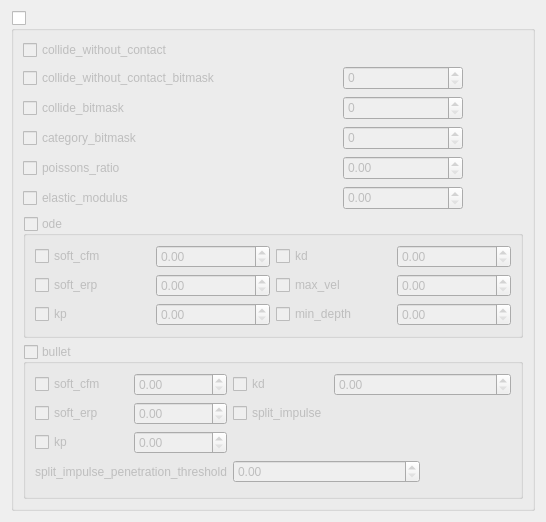
           <widget class="QWidget" name="contact_tab">
            <attribute name="title">
             <string>contact</string>
            </attribute>
            <layout class="QGridLayout" name="gridLayout_6">
             <item row="0" column="0">
              <widget class="QGroupBox" name="surface_contact_groupbox">
               <property name="title">
                <string/>
               </property>
               <property name="checkable">
                <bool>true</bool>
               </property>
               <property name="checked">
                <bool>false</bool>
               </property>
               <layout class="QGridLayout" name="gridLayout_16">
                <item row="0" column="0">
                 <widget class="QCheckBox" name="contact_collide_without_contact_cb">
                  <property name="maximumSize">
                   <size>
                    <width>220</width>
                    <height>16777215</height>
                   </size>
                  </property>
                  <property name="toolTip">
                   <string>Flag to disable contact force generation, while still allowing collision checks and contact visualization to occur</string>
                  </property>
                  <property name="text">
                   <string>collide_without_contact</string>
                  </property>
                 </widget>
                </item>
                <item row="1" column="0">
                 <widget class="QCheckBox" name="contact_collide_without_contact_bitmask_cb">
                  <property name="maximumSize">
                   <size>
                    <width>220</width>
                    <height>16777215</height>
                   </size>
                  </property>
                  <property name="text">
                   <string>collide_without_contact_bitmask</string>
                  </property>
                 </widget>
                </item>
                <item row="1" column="1">
                 <widget class="QSpinBox" name="contact_collide_without_contact_bitmask_sp">
                  <property name="enabled">
                   <bool>false</bool>
                  </property>
                  <property name="minimumSize">
                   <size>
                    <width>50</width>
                    <height>24</height>
                   </size>
                  </property>
                  <property name="maximumSize">
                   <size>
                    <width>120</width>
                    <height>16777215</height>
                   </size>
                  </property>
                  <property name="toolTip">
                   <string>Bitmask for collision filtering when collide_without_contact is on</string>
                  </property>
                 </widget>
                </item>
                <item row="2" column="0">
                 <widget class="QCheckBox" name="contact_collide_bitmask_cb">
                  <property name="maximumSize">
                   <size>
                    <width>120</width>
                    <height>16777215</height>
                   </size>
                  </property>
                  <property name="text">
                   <string>collide_bitmask</string>
                  </property>
                 </widget>
                </item>
                <item row="2" column="1">
                 <widget class="QSpinBox" name="contact_collide_bitmask_sp">
                  <property name="enabled">
                   <bool>false</bool>
                  </property>
                  <property name="minimumSize">
                   <size>
                    <width>50</width>
                    <height>24</height>
                   </size>
                  </property>
                  <property name="maximumSize">
                   <size>
                    <width>120</width>
                    <height>16777215</height>
                   </size>
                  </property>
                  <property name="toolTip">
                   <string>Bitmask for collision filtering. This will override collide_without_contact. Parsed as 16-bit unsigned integer</string>
                  </property>
                  <property name="maximum">
                   <number>65535</number>
                  </property>
                 </widget>
                </item>
                <item row="3" column="0">
                 <widget class="QCheckBox" name="contact_category_bitmask_cb">
                  <property name="minimumSize">
                   <size>
                    <width>0</width>
                    <height>24</height>
                   </size>
                  </property>
                  <property name="maximumSize">
                   <size>
                    <width>150</width>
                    <height>16777215</height>
                   </size>
                  </property>
                  <property name="text">
                   <string>category_bitmask</string>
                  </property>
                 </widget>
                </item>
                <item row="3" column="1">
                 <widget class="QSpinBox" name="contact_category_bitmask_sp">
                  <property name="enabled">
                   <bool>false</bool>
                  </property>
                  <property name="minimumSize">
                   <size>
                    <width>50</width>
                    <height>24</height>
                   </size>
                  </property>
                  <property name="maximumSize">
                   <size>
                    <width>120</width>
                    <height>16777215</height>
                   </size>
                  </property>
                  <property name="toolTip">
                   <string>Bitmask for category of collision filtering. 
Collision happens if ((category1 &amp; collision2) | (category2 &amp; collision1)) is not zero. 
If not specified, the category_bitmask should be interpreted as being the same as collide_bitmask. 
Parsed as 16-bit unsigned integer</string>
                  </property>
                  <property name="maximum">
                   <number>65535</number>
                  </property>
                 </widget>
                </item>
                <item row="4" column="0">
                 <widget class="QCheckBox" name="contact_poissons_ratio_cb">
                  <property name="maximumSize">
                   <size>
                    <width>120</width>
                    <height>16777215</height>
                   </size>
                  </property>
                  <property name="text">
                   <string>poissons_ratio</string>
                  </property>
                 </widget>
                </item>
                <item row="4" column="1">
                 <widget class="QDoubleSpinBox" name="contact_poissons_ratio_sp">
                  <property name="enabled">
                   <bool>false</bool>
                  </property>
                  <property name="minimumSize">
                   <size>
                    <width>50</width>
                    <height>24</height>
                   </size>
                  </property>
                  <property name="maximumSize">
                   <size>
                    <width>120</width>
                    <height>16777215</height>
                   </size>
                  </property>
                  <property name="toolTip">
                   <string>Poisson's ratio is the unitless ratio between transverse and axial strain.
 This value must lie between (-1, 0.5).  Defaults to 0.3 for typical steel.
  Note typical silicone elastomers have Poisson's ratio near 0.49 ~ 0.50</string>
                  </property>
                 </widget>
                </item>
                <item row="5" column="0">
                 <widget class="QCheckBox" name="contact_elastic_modulus_cb">
                  <property name="maximumSize">
                   <size>
                    <width>120</width>
                    <height>16777215</height>
                   </size>
                  </property>
                  <property name="text">
                   <string>elastic_modulus</string>
                  </property>
                 </widget>
                </item>
                <item row="5" column="1">
                 <widget class="QDoubleSpinBox" name="contact_elastic_modulus_sp">
                  <property name="enabled">
                   <bool>false</bool>
                  </property>
                  <property name="minimumSize">
                   <size>
                    <width>50</width>
                    <height>24</height>
                   </size>
                  </property>
                  <property name="maximumSize">
                   <size>
                    <width>120</width>
                    <height>16777215</height>
                   </size>
                  </property>
                  <property name="toolTip">
                   <string> Young's Modulus in SI derived unit Pascal.
 Defaults to -1.  If value is less or equal to zero,
 contact using elastic modulus (with Poisson's Ratio) is disabled.</string>
                  </property>
                 </widget>
                </item>
                <item row="6" column="0" colspan="2">
                 <widget class="QGroupBox" name="contact_ode_groupbox">
                  <property name="title">
                   <string>ode</string>
                  </property>
                  <property name="checkable">
                   <bool>true</bool>
                  </property>
                  <property name="checked">
                   <bool>false</bool>
                  </property>
                  <layout class="QGridLayout" name="gridLayout_10">
                   <item row="0" column="0">
                    <widget class="QCheckBox" name="contact_ode_soft_cfm_cb">
                     <property name="text">
                      <string>soft_cfm</string>
                     </property>
                    </widget>
                   </item>
                   <item row="0" column="1">
                    <widget class="QDoubleSpinBox" name="contact_ode_soft_cfm_sp">
                     <property name="enabled">
                      <bool>false</bool>
                     </property>
                     <property name="toolTip">
                      <string>Soft constraint force mixing</string>
                     </property>
                    </widget>
                   </item>
                   <item row="0" column="2">
                    <widget class="QCheckBox" name="contact_ode_kd_cb">
                     <property name="text">
                      <string>kd</string>
                     </property>
                    </widget>
                   </item>
                   <item row="0" column="3">
                    <widget class="QDoubleSpinBox" name="contact_ode_kd_sp">
                     <property name="enabled">
                      <bool>false</bool>
                     </property>
                     <property name="toolTip">
                      <string>dynamically &quot;damping&quot;-equivalent coefficient for contact joints</string>
                     </property>
                    </widget>
                   </item>
                   <item row="1" column="0">
                    <widget class="QCheckBox" name="contact_ode_soft_erp_cb">
                     <property name="text">
                      <string>soft_erp</string>
                     </property>
                    </widget>
                   </item>
                   <item row="1" column="1">
                    <widget class="QDoubleSpinBox" name="contact_ode_soft_erp_sp">
                     <property name="enabled">
                      <bool>false</bool>
                     </property>
                     <property name="toolTip">
                      <string>Soft error reduction parameter</string>
                     </property>
                    </widget>
                   </item>
                   <item row="1" column="2">
                    <widget class="QCheckBox" name="contact_ode_max_vel_cb">
                     <property name="text">
                      <string>max_vel</string>
                     </property>
                    </widget>
                   </item>
                   <item row="1" column="3">
                    <widget class="QDoubleSpinBox" name="contact_ode_max_vel_sp">
                     <property name="enabled">
                      <bool>false</bool>
                     </property>
                     <property name="toolTip">
                      <string>maximum contact correction velocity truncation term.</string>
                     </property>
                    </widget>
                   </item>
                   <item row="2" column="0">
                    <widget class="QCheckBox" name="contact_ode_kp_cb">
                     <property name="text">
                      <string>kp</string>
                     </property>
                    </widget>
                   </item>
                   <item row="2" column="1">
                    <widget class="QDoubleSpinBox" name="contact_ode_kp_sp">
                     <property name="enabled">
                      <bool>false</bool>
                     </property>
                     <property name="toolTip">
                      <string>dynamically &quot;stiffness&quot;-equivalent coefficient for contact joints</string>
                     </property>
                     <property name="maximum">
                      <double>2000000000000.000000000000000</double>
                     </property>
                    </widget>
                   </item>
                   <item row="2" column="2">
                    <widget class="QCheckBox" name="contact_ode_min_depth_cb">
                     <property name="text">
                      <string>min_depth</string>
                     </property>
                    </widget>
                   </item>
                   <item row="2" column="3">
                    <widget class="QDoubleSpinBox" name="contact_ode_min_depth_sp">
                     <property name="enabled">
                      <bool>false</bool>
                     </property>
                     <property name="toolTip">
                      <string>minimum allowable depth before contact correction impulse is applied</string>
                     </property>
                    </widget>
                   </item>
                  </layout>
                 </widget>
                </item>
                <item row="7" column="0" colspan="2">
                 <widget class="QGroupBox" name="contact_bullet_groupbox">
                  <property name="minimumSize">
                   <size>
                    <width>500</width>
                    <height>155</height>
                   </size>
                  </property>
                  <property name="title">
                   <string>bullet</string>
                  </property>
                  <property name="checkable">
                   <bool>true</bool>
                  </property>
                  <property name="checked">
                   <bool>false</bool>
                  </property>
                  <layout class="QGridLayout" name="gridLayout_14">
                   <item row="0" column="0">
                    <widget class="QCheckBox" name="contact_bullet_soft_cfm_cb">
                     <property name="text">
                      <string>soft_cfm</string>
                     </property>
                    </widget>
                   </item>
                   <item row="0" column="1">
                    <widget class="QDoubleSpinBox" name="contact_bullet_soft_cfm_sp">
                     <property name="enabled">
                      <bool>false</bool>
                     </property>
                     <property name="toolTip">
                      <string>Soft constraint force mixing</string>
                     </property>
                    </widget>
                   </item>
                   <item row="1" column="0">
                    <widget class="QCheckBox" name="contact_bullet_soft_erp_cb">
                     <property name="text">
                      <string>soft_erp</string>
                     </property>
                    </widget>
                   </item>
                   <item row="1" column="1">
                    <widget class="QDoubleSpinBox" name="contact_bullet_soft_erp_sp">
                     <property name="enabled">
                      <bool>false</bool>
                     </property>
                     <property name="toolTip">
                      <string>see ode</string>
                     </property>
                    </widget>
                   </item>
                   <item row="2" column="0">
                    <widget class="QCheckBox" name="contact_bullet_kp_cb">
                     <property name="text">
                      <string>kp</string>
                     </property>
                    </widget>
                   </item>
                   <item row="3" column="0" colspan="2">
                    <widget class="QLabel" name="contact_bullet_split_impulse_penetration_threshold_label">
                     <property name="text">
                      <string>split_impulse_penetration_threshold</string>
                     </property>
                    </widget>
                   </item>
                   <item row="2" column="1">
                    <widget class="QDoubleSpinBox" name="contact_bullet_kp_sp">
                     <property name="enabled">
                      <bool>false</bool>
                     </property>
                     <property name="toolTip">
                      <string>see ode</string>
                     </property>
                     <property name="maximum">
                      <double>2000000000000.000000000000000</double>
                     </property>
                    </widget>
                   </item>
                   <item row="3" column="2" colspan="2">
                    <widget class="QDoubleSpinBox" name="split_impulse_penetration_threshold_sp">
                     <property name="toolTip">
                      <string>imilar to ODE's max_vel implementation</string>
                     </property>
                    </widget>
                   </item>
                   <item row="0" column="2">
                    <widget class="QCheckBox" name="contact_bullet_kd_cb">
                     <property name="text">
                      <string>kd</string>
                     </property>
                    </widget>
                   </item>
                   <item row="0" column="3" colspan="2">
                    <widget class="QDoubleSpinBox" name="contact_bullet_kd_sp">
                     <property name="enabled">
                      <bool>false</bool>
                     </property>
                     <property name="toolTip">
                      <string>see ode</string>
                     </property>
                    </widget>
                   </item>
                   <item row="1" column="2">
                    <widget class="QCheckBox" name="contact_bullet_split_impulse_cb">
                     <property name="text">
                      <string>split_impulse</string>
                     </property>
                    </widget>
                   </item>
                  </layout>
                 </widget>
                </item>
               </layout>
              </widget>
             </item>
            </layout>
           </widget>
